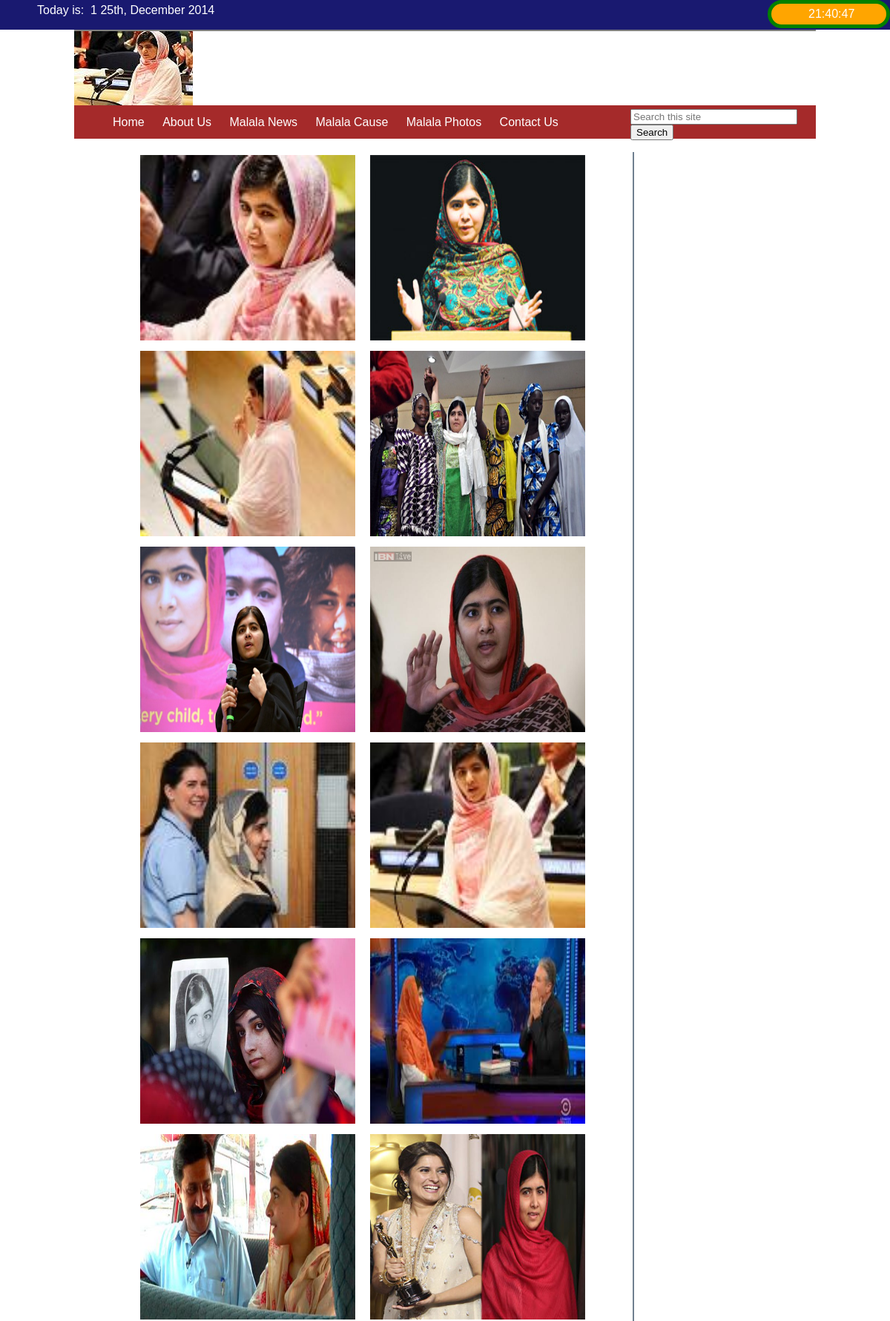
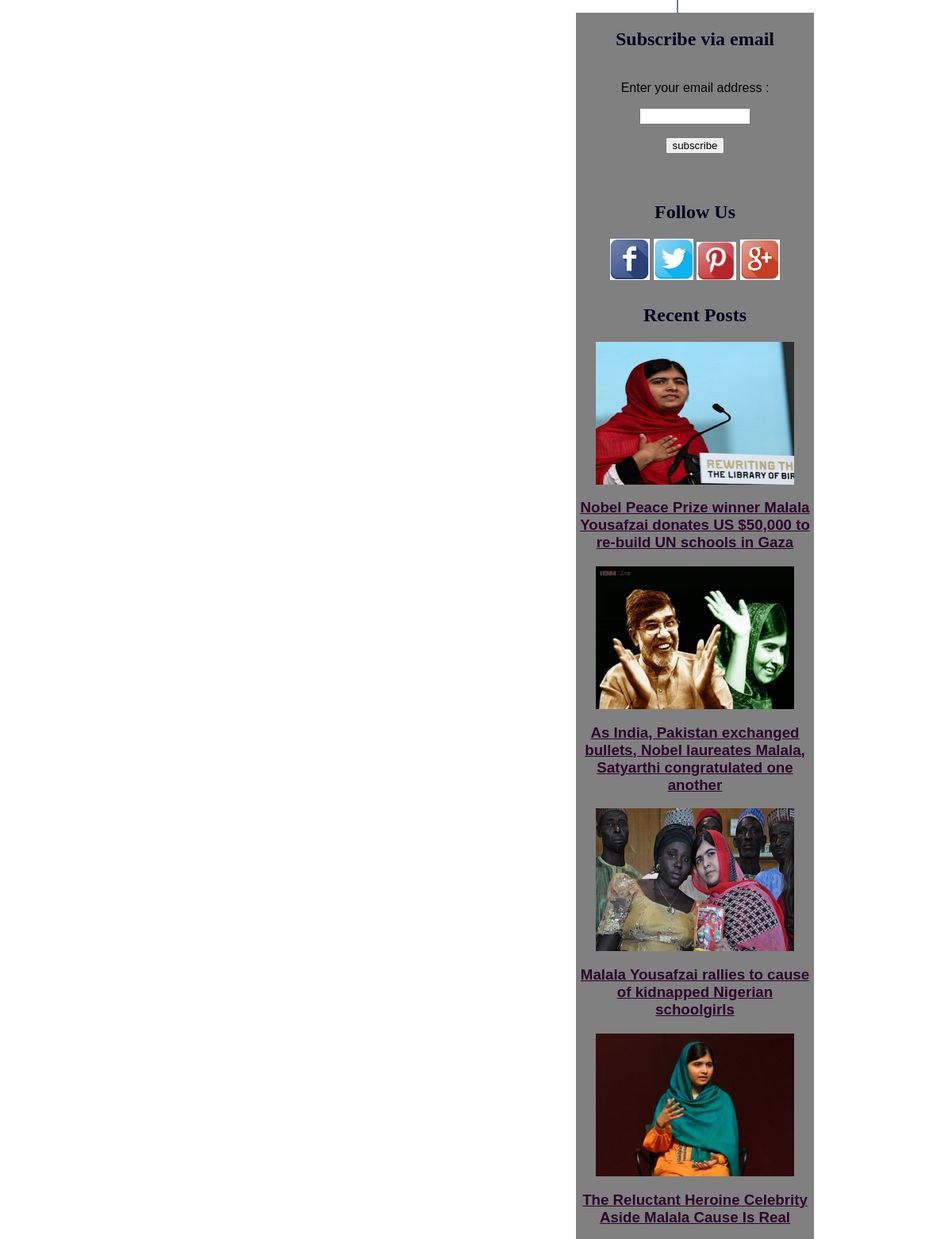
Page /Malala_photo.php (upper part) on the committed database (2 pictures, top to bottom).
### tables this page shows
CREATE TABLE IF NOT EXISTS `photo_gallery` (
  `img_id` int(10) NOT NULL AUTO_INCREMENT,
  `img_name` varchar(100) NOT NULL,
  PRIMARY KEY (`img_id`)
);

CREATE TABLE IF NOT EXISTS `posts` (
  `post_id` int(10) NOT NULL AUTO_INCREMENT,
  `post_title` text NOT NULL,
  `post_date` date NOT NULL,
  `post_author` varchar(100) NOT NULL,
  `post_image` varchar(100) NOT NULL,
  `post_content` longtext NOT NULL,
  PRIMARY KEY (`post_id`)
);

### includes/photo_gallery.php (the view, shortened to what this page needs)
<div class='post_body'>
<?php
 $query = "select * from photo_gallery order by rand() LIMIT 0,12";
 $run = mysql_query($query);
 while($row=mysql_fetch_array($run))
 {
	 $image = $row['img_name'];
?>
<a href="index.php"><img src="images/image/<?php echo $image;?>" style='margin-left:10px; margin-bottom:10px;' width="290" height="250" /></a>
<?php } ?></div>

### includes/sidebar.php (shortened to what this page needs)
<div id="sidebar">
<h2 >Subscribe via email</h2>
 <form style="  border:1px solid #CCC; padding:3px; border-style:none; text-align:center; " action="http://feedburner.google.com/fb/a/mailverify" method="post" target="popupwindow" onsubmit="window.open('http://feedburner.google.com/fb/a/mailverify?url=OnlineComputerTeacherKarachi','popupwindow','scrollbars=yes',width=550,height=520');return true" >
 <p >Enter your email address :</p><p><input type="text" style="width:140px;" name="email"  /></p><input type="submit" value="subscribe" /> </form>
 <div class="social" align="center">
     <h2 align='center' >Follow Us</h2>
     <a href="http://www.facebook.com/onlineustaadwali" target="_blank"><img  src="images/f.jpg" /></a>
     <a href="http://www.twitter.com/onlineustaadwali" target="_blank"><img src="images/t.jpg" /></a>
     <a href="http://www.ping.com/onlineustaadwali" target="_blank"><img src="images/p.jpg" /></a>
    <a href="http://www.google.com/onlineustaadwali" target="_blank"> <img  src="images/g.jpg" /></a></div>
     <h2>Recent Posts</h2>
     <?php
	 $query = "select*from posts order by 1 DESC LIMIT 0,5";
	 $run = mysql_query($query);
	 while($row=mysql_fetch_array($run))
	 {
		 $post_id=$row['post_id'];
	    $title = $row['post_title'];
		 $image = $row['post_image'];
?>
    <center><a href="pages.php?id=<?php echo $post_id;?>"><img src="images/<?php echo $image;?>" width="250" height="180"/> </a>
         <h3 ><a  href="pages.php?id=<?php echo $post_id;?>"><?php echo $title;?></a></h3></center>
	<?php }
	 ?>
</div>
</div>

### css/style.css (style rules this page uses)
body { margin:0px; padding:0px; font-family: sans-serif; }
.post_body { float:left; color: #191919; width:670px; background: #FFF; border-right:2px solid #708090; margin-left:175px; padding:4px; }
.post_body a { color:#007; margin-right:6px; font-size:1.23em; font-weight:bold; font:Georgia, serif; }
#sidebar { float:right; width:300px; background:gray; margin-right:174px; }
#sidebar h2 { text-align:center; color:#002; font-family:"Comic Sans MS", cursive; }
#sidebar a { color: #2D002D; }
.social { margin:5px; padding:5px; border-bottom:2px solid gray; }
.social img { width:50px; }

### rows in the picture
photo_gallery: img_name (picture)
photo_gallery: img_name (picture)
photo_gallery: img_name (picture)
photo_gallery: img_name (picture)
photo_gallery: img_name (picture)
photo_gallery: img_name (picture)
photo_gallery: img_name (picture)
photo_gallery: img_name (picture)
photo_gallery: img_name (picture)
photo_gallery: img_name (picture)
photo_gallery: img_name (picture)
photo_gallery: img_name (picture)
posts: post_image (picture), post_title "Nobel Peace Prize winner Malala Yousafzai donates US $50,000 to re-build UN schools in Gaza"
posts: post_image (picture), post_title "As India, Pakistan exchanged bullets, Nobel laureates Malala, Satyarthi congratulated one another"
posts: post_image (picture), post_title "Malala Yousafzai rallies to cause of kidnapped Nigerian schoolgirls"
posts: post_image (picture), post_title "The Reluctant Heroine Celebrity Aside Malala Cause Is Real"
